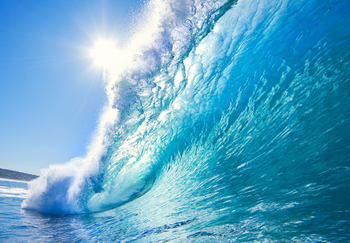
#> input picture data/wave.png, 350 x 243 px
$ python demo1.py
#> lines starting #> are read from the running program, lines starting #| are printed output that depends on the picture; after the words box and inside, x2 and y2 are one past the last pixel; in counts of white or black regions, pixels touching at a corner belong together
### OperateImg.py
# -*- coding: utf-8 -*-
"""
Created on Thu Mar 21 14:48:22 2019

@author: gis
"""

import cv2
import numpy as np


# [14 lines left out: functions aboutImg, resizeImg, not called in this run]


def showImg(img):
    """显示图像"""
    cv2.namedWindow('image', cv2.WINDOW_NORMAL)     # 可以调整窗口大小
    cv2.imshow('image', img)
    cv2.waitKey(0)
    cv2.destroyAllWindows()


# [32 lines left out: functions moveImg, rotationImg, changeValue, circleMask, not called in this run]


# [6 lines that do not run on import are left out]

### demo1.py
# -*- coding: utf-8 -*-
import cv2
import numpy as np
import OperateImg as djimg

print("max {}".format(cv2.add(np.uint8([200]), np.uint8([100]))))

rectangle = np.ones((300, 300), dtype="uint8")
cv2.rectangle(rectangle, (25, 25), (275, 275), 255, -1)
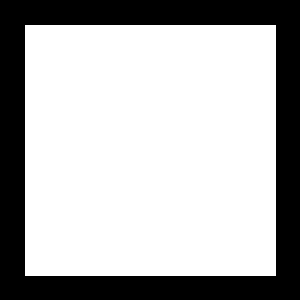
#> rectangle: shape (300, 300); values 1 (black) and 255 (white), 70% white; 1 black region, box (x1, y1, x2, y2) and area: (0, 0, 300, 300) 26999

circle = np.ones((300, 300), dtype="uint8")
cv2.circle(circle, (150, 150), 150, 255, -1)
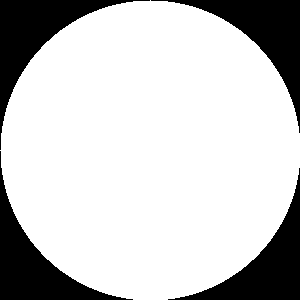
#> circle: shape (300, 300); values 1 (black) and 255 (white), 78.5% white; 4 black regions, box (x1, y1, x2, y2) and area: (0, 0, 150, 150) 4980, (151, 0, 300, 133) 4830, (0, 151, 133, 300) 4830, (168, 168, 300, 300) 4681

bitwiseAnd = cv2.bitwise_and(rectangle, circle)
bitwiseOr = cv2.bitwise_or(rectangle, circle)
bitwiseXor = cv2.bitwise_xor(rectangle, circle)
bitwiseNot = cv2.bitwise_not(rectangle)

djimg.showImg(bitwiseAnd)
#> in showImg, `cv2.imshow('image', img)`:
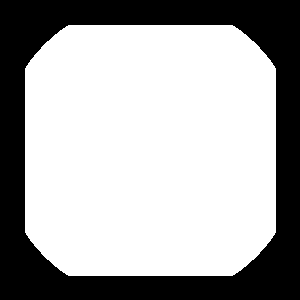
#> window 'image': shape (300, 300); values 1 (black) and 255 (white), 66.4% white; 1 black region, box (x1, y1, x2, y2) and area: (0, 0, 300, 300) 30235
img = cv2.imread("data/wave.png")
#> img is the input picture: shape (243, 350, 3); mean B, G, R 199.1, 166.5, 93.5
(B, G, R) = cv2.split(img)
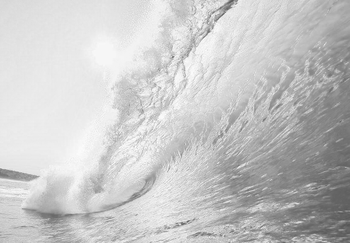
#> B: shape (243, 350); min 86, max 255, mean 199.1
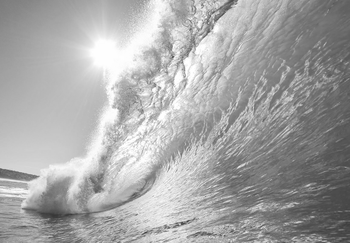
#> G: shape (243, 350); min 55, max 255, mean 166.5
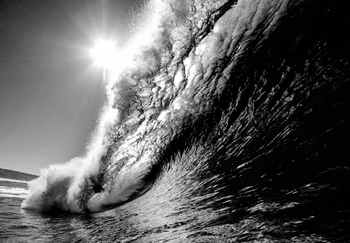
#> R: shape (243, 350); min 0, max 255, mean 93.5
djimg.showImg(R)

$ run again, with data/beach.png copied over data/wave.png
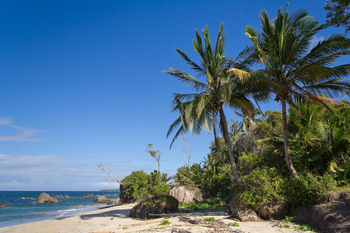
#> input picture data/beach.png, 350 x 233 px
#> rectangle: shape (300, 300); values 1 (black) and 255 (white), 70% white; 1 black region, box (x1, y1, x2, y2) and area: (0, 0, 300, 300) 26999
#> circle: shape (300, 300); values 1 (black) and 255 (white), 78.5% white; 4 black regions, box (x1, y1, x2, y2) and area: (0, 0, 150, 150) 4980, (151, 0, 300, 133) 4830, (0, 151, 133, 300) 4830, (168, 168, 300, 300) 4681
#> img is the input picture: shape (233, 350, 3); mean B, G, R 136, 110.4, 78.6
#> `(B, G, R) = cv2.split(img)`:
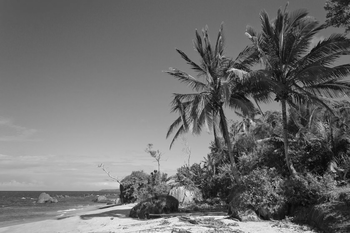
#> G: shape (233, 350); min 4, max 251, mean 110.4
#> `(B, G, R) = cv2.split(img)`:
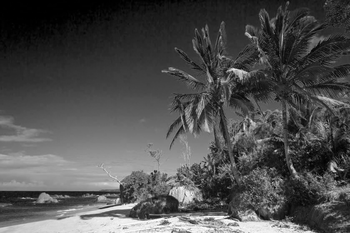
#> R: shape (233, 350); min 0, max 255, mean 78.6

$ run again, with data/coins.png copied over data/wave.png
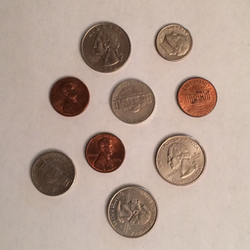
#> input picture data/coins.png, 250 x 250 px
#> rectangle: shape (300, 300); values 1 (black) and 255 (white), 70% white; 1 black region, box (x1, y1, x2, y2) and area: (0, 0, 300, 300) 26999
#> circle: shape (300, 300); values 1 (black) and 255 (white), 78.5% white; 4 black regions, box (x1, y1, x2, y2) and area: (0, 0, 150, 150) 4980, (151, 0, 300, 133) 4830, (0, 151, 133, 300) 4830, (168, 168, 300, 300) 4681
#> img is the input picture: shape (250, 250, 3); mean B, G, R 147.7, 159.9, 180.7
#> `(B, G, R) = cv2.split(img)`:
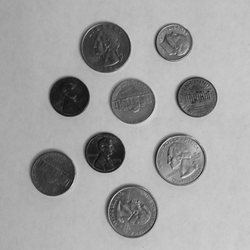
#> G: shape (250, 250); min 14, max 222, mean 159.9
#> `(B, G, R) = cv2.split(img)`:
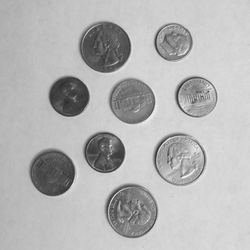
#> R: shape (250, 250); min 42, max 250, mean 180.7
